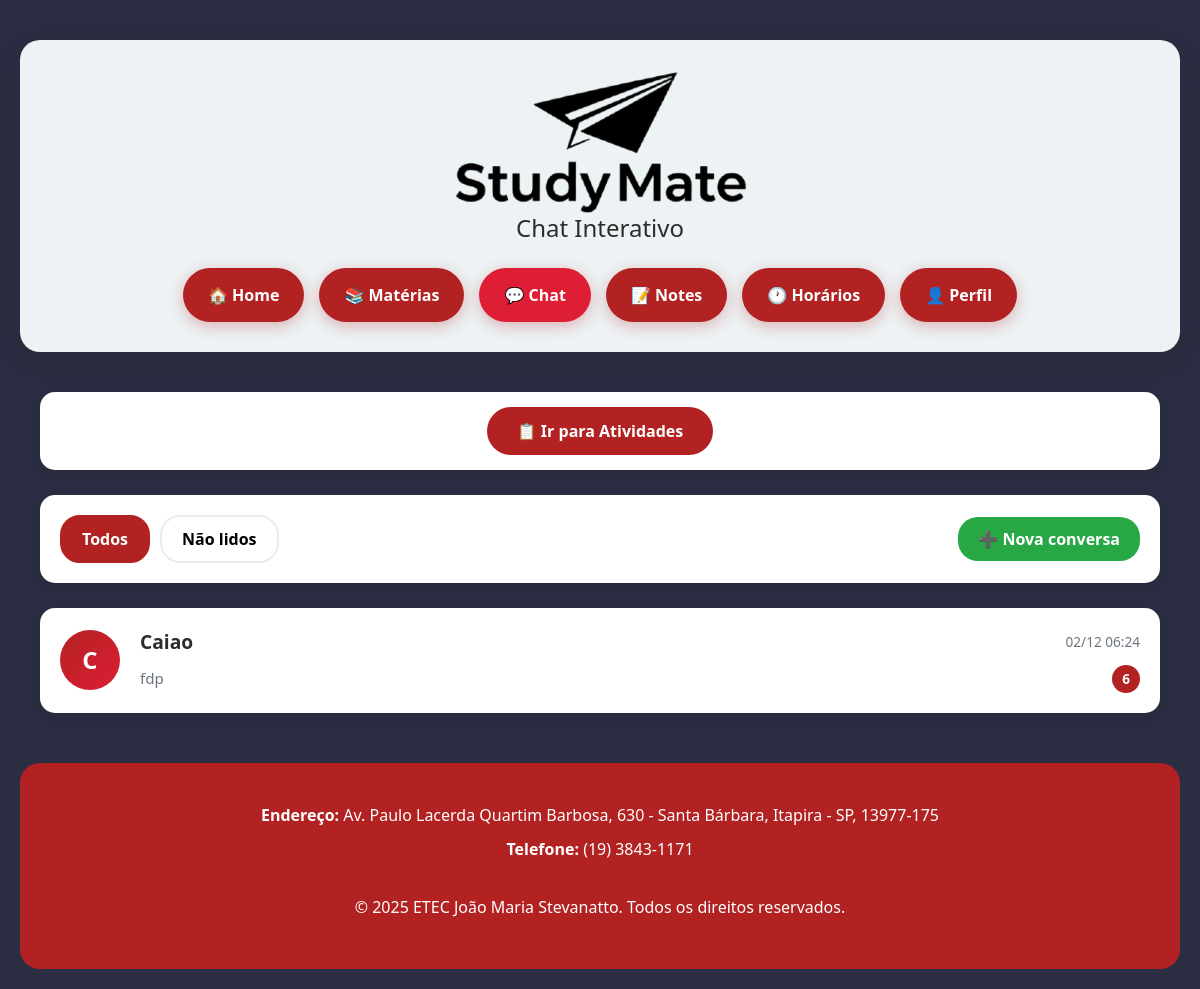
The app's page /chat/ (signed in) with its own data.
### chat/models.py (models this page shows, shortened)
class Chat(models.Model):
    remetente = models.ForeignKey(
        User,
        related_name="chats_enviados",
        on_delete=models.CASCADE,
        verbose_name='Remetente'
    )
    destinatario = models.ForeignKey(
        User,
        related_name="chats_recebidos",
        on_delete=models.CASCADE,
        verbose_name='Destinatário'
    )
    data_criacao = models.DateTimeField(auto_now_add=True, verbose_name='Criado em')
    class Meta:
        verbose_name = 'Chat'
        verbose_name_plural = 'Chats'
        ordering = ['-data_criacao']
        unique_together = ('remetente', 'destinatario')
    def get_ultima_mensagem(self):
        return self.mensagens.order_by('-data_envio').first()
    def get_mensagens_nao_lidas(self, usuario):
        return self.mensagens.filter(
            remetente=self.get_outro_usuario(usuario),
            lida=False
        ).count()
    def get_outro_usuario(self, usuario):
        if self.remetente == usuario:
            return self.destinatario
        return self.remetente

class Mensagem(models.Model):
    chat = models.ForeignKey(
        Chat,
        related_name="mensagens",
        on_delete=models.CASCADE,
        verbose_name='Chat'
    )
    remetente = models.ForeignKey(
        User,
        related_name="mensagens_enviadas",
        on_delete=models.CASCADE,
        verbose_name='Remetente'
    )
    mensagem = models.TextField(verbose_name='Mensagem')
    anexo = models.FileField(
        upload_to='chat_anexos/',
        null=True,
        blank=True,
        validators=[validate_file_size_chat, validate_file_extension_chat],
        verbose_name='Anexo'
    )
    data_envio = models.DateTimeField(auto_now_add=True, verbose_name='Enviado em')
    lida = models.BooleanField(default=False, verbose_name='Lida')
    data_leitura = models.DateTimeField(null=True, blank=True, verbose_name='Lida em')
    class Meta:
        verbose_name = 'Mensagem'
        verbose_name_plural = 'Mensagens'
        ordering = ['data_envio']

### accounts/models.py (models this page shows, shortened)
class User(AbstractUser):
    USER_TYPE_CHOICES = (
        ('admin', 'Administrador'),
        ('professor', 'Professor'),
        ('aluno', 'Aluno'),  # Atualizado de 'estudante' para 'aluno'
    )
    user_type = models.CharField(
        max_length=20,
        choices=USER_TYPE_CHOICES,
        default='aluno',  # Atualizado
        verbose_name='Tipo de Usuário'
    )
    matricula = models.CharField(max_length=20, blank=True, null=True, verbose_name='Matrícula')
    telefone = models.CharField(max_length=15, blank=True, null=True, verbose_name='Telefone')
    first_login = models.BooleanField(default=True, verbose_name='Primeiro Login')
    class Meta:
        verbose_name = 'Usuário'
        verbose_name_plural = 'Usuários'

### chat/views.py (the view)
# urls.py: path('', views.lista_chats, name='lista'),
@login_required
def lista_chats(request):
    user = request.user
    chats = Chat.objects.filter(
        Q(remetente=user) | Q(destinatario=user)
    ).annotate(
        ultima_mensagem_data=Max('mensagens__data_envio')
    ).order_by('-ultima_mensagem_data')
    filtro = request.GET.get('filtro', '')
    if filtro == 'nao_lidos':
        chats = [chat for chat in chats if chat.get_mensagens_nao_lidas(user) > 0]
    chats_data = []
    for chat in chats:
        outro_usuario = chat.get_outro_usuario(user)
        ultima_msg = chat.get_ultima_mensagem()
        nao_lidas = chat.get_mensagens_nao_lidas(user)
        chats_data.append({
            'chat': chat,
            'outro_usuario': outro_usuario,
            'ultima_mensagem': ultima_msg,
            'nao_lidas': nao_lidas,
        })
    context = {
        'chats_data': chats_data,
        'filtro_atual': filtro,
    }
    return render(request, 'chat/lista_chats.html', context)

### chat/templates/chat/lista_chats.html (shortened to what this page needs)
<!DOCTYPE html>
<html lang="pt-br">
<head>
    {% load static %}
    <link href="https://cdn.jsdelivr.net/npm/bootstrap@5.3.0/dist/css/bootstrap.min.css" rel="stylesheet">
</head>
<body>
    <div class="container1">
        <div class="header">
            <img src="{% static 'study/img/logoStudyMate.png' %}" height="144px" width="293">
            <h4>Chat Interativo</h4>
            <div class="nav">
                <a href="{% url 'study:home' %}">🏠 Home</a>
                <a href="{% url 'materias:home' %}" class="nav-btn">📚 Matérias</a>
                <a href="{% url 'chat:lista' %}" class="active">💬 Chat</a>
                <a href="{% url 'notes:list' %}">📝 Notes</a>
                <a href="{% url 'horarios:home' %}" class="nav-btn">🕐 Horários</a>
                {% if user.is_authenticated %}
                    <a href="{% url 'perfil:perfil' %}">👤 Perfil</a>
                {% else %}
                    <a href="{% url 'accounts:login' %}">🔐 Login</a>
                {% endif %}
            </div>
        </div>
        <div class="container">
            <div class="section-nav">
                <a href="{% url 'atividades:lista' %}" class="btn-section">
                    📋 Ir para Atividades
                </a>
            </div>
            <div class="actions-bar">
                <div class="filter-group">
                    <button class="btn-filter {% if not filtro_atual %}active{% endif %}"
                            onclick="window.location.href='{% url 'chat:lista' %}'">
                        Todos
                    </button>
                    <button class="btn-filter {% if filtro_atual == 'nao_lidos' %}active{% endif %}"
                            onclick="window.location.href='{% url 'chat:lista' %}?filtro=nao_lidos'">
                        Não lidos
                    </button>
                </div>
                <div class="action-group">
                    <button class="btn-action btn-new" onclick="window.location.href='{% url 'chat:novo' %}'">
                        ➕ Nova conversa
                    </button>
                </div>
            </div>
            <div class="chats-list" id="chatsList">
                {% for item in chats_data %}
                    <div class="chat-card" onclick="openChat({{ item.chat.id }})" data-chat-id="{{ item.chat.id }}">
                        <div class="chat-avatar">
                            {{ item.outro_usuario.username|slice:":1"|upper }}
                        </div>
                        <div class="chat-info">
                            <div class="chat-header">
                                <span class="chat-name">{{ item.outro_usuario.username }}</span>
                                {% if item.ultima_mensagem %}
                                    <span class="chat-time">{{ item.ultima_mensagem.data_envio|date:"d/m H:i" }}</span>
                                {% endif %}
                            </div>
                            <div style="display: flex; justify-content: space-between; align-items: center;">
                                <div class="chat-preview">
                                    {% if item.ultima_mensagem %}
                                        {{ item.ultima_mensagem.mensagem|truncatewords:8 }}
                                    {% else %}
                                        Nenhuma mensagem ainda
                                    {% endif %}
                                </div>
                                {% if item.nao_lidas > 0 %}
                                    <span class="badge-unread">{{ item.nao_lidas }}</span>
                                {% endif %}
                            </div>
                        </div>
                    </div>
                {% empty %}
                    <div class="empty-state">
                        <div style="font-size: 4rem; margin-bottom: 20px;">💬</div>
                        <h3>Nenhuma conversa ainda</h3>
                        <p>Clique em "Nova conversa" para começar a conversar!</p>
                    </div>
                {% endfor %}
            </div>
        </div>
        <footer>
            <p><strong>Endereço:</strong> Av. Paulo Lacerda Quartim Barbosa, 630 - Santa Bárbara, Itapira - SP, 13977-175</p>
            <p><strong>Telefone:</strong> (19) 3843-1171</p>
            <br>
            <p>&copy; 2025 ETEC João Maria Stevanatto. Todos os direitos reservados.</p>
        </footer>
    </div>
</body>
</html>

### chat/templates/chat/lista_chats.html (style rules this page uses)
:root { --primary: rgb(178, 34, 34); --primary-dark: rgb(222, 30, 53); --background: rgb(43, 45, 66); }
body { font-family: 'Segoe UI', Tahoma, Geneva, Verdana, sans-serif; background: var(--background); min-height: 100vh; color: #2c2c2c; }
.header { background: rgb(237, 242, 244); border-radius: 20px; padding: 30px; margin: 20px auto; max-width: 1200px; box-shadow: 0 8px 30px rgba(0,0,0,0.1); text-align: center; }
.nav { display: flex; justify-content: center; gap: 15px; flex-wrap: wrap; margin-top: 25px; }
.nav a { background: var(--primary); color: white; text-decoration: none; padding: 15px 25px; border-radius: 50px; font-weight: 600; transition: all 0.3s ease; box-shadow: 0 4px 15px rgba(178, 34, 34, 0.3); }
.nav a.active { background: var(--primary-dark); }
.container { max-width: 1200px; margin: 0 auto; padding: 20px; }
.section-nav { background: white; border-radius: 15px; padding: 15px; margin-bottom: 25px; box-shadow: 0 4px 15px rgba(0,0,0,0.08); display: flex; justify-content: center; }
.btn-section { background: var(--primary); color: white; padding: 12px 30px; border-radius: 25px; border: none; font-weight: 600; cursor: pointer; transition: all 0.3s ease; text-decoration: none; display: inline-block; }
.actions-bar { background: white; border-radius: 15px; padding: 20px; margin-bottom: 25px; box-shadow: 0 4px 15px rgba(0,0,0,0.08); display: flex; justify-content: space-between; align-items: center; flex-wrap: wrap; gap: 15px; }
.filter-group { display: flex; gap: 10px; }
.btn-filter { padding: 10px 20px; border-radius: 20px; border: 2px solid #e9ecef; background: white; cursor: pointer; transition: all 0.3s ease; font-weight: 600; }
.btn-filter.active, .btn-filter:hover { background: var(--primary); color: white; border-color: var(--primary); }
.action-group { display: flex; gap: 10px; }
.btn-action { padding: 10px 20px; border-radius: 20px; border: none; font-weight: 600; cursor: pointer; transition: all 0.3s ease; }
.btn-new { background: #28a745; color: white; }
.chats-list { display: grid; gap: 15px; }
.chat-card { background: white; border-radius: 15px; padding: 20px; box-shadow: 0 4px 15px rgba(0,0,0,0.08); transition: all 0.3s ease; display: flex; align-items: center; gap: 20px; cursor: pointer; position: relative; }
.chat-avatar { width: 60px; height: 60px; border-radius: 50%; background: linear-gradient(135deg, var(--primary), var(--primary-dark)); color: white; display: flex; align-items: center; justify-content: center; font-size: 1.5rem; font-weight: 700; flex-shrink: 0; }
.chat-info { flex: 1; }
.chat-header { display: flex; justify-content: space-between; align-items: center; margin-bottom: 8px; }
.chat-name { font-size: 1.2rem; font-weight: 600; color: #2c2c2c; }
.chat-time { font-size: 0.85rem; color: #6c757d; }
.chat-preview { color: #6c757d; font-size: 0.95rem; overflow: hidden; text-overflow: ellipsis; white-space: nowrap; }
.badge-unread { background: var(--primary); color: white; padding: 4px 10px; border-radius: 15px; font-size: 0.85rem; font-weight: 600; }
.container1 { max-width: 1200px; margin: 0 auto; padding: 20px; }
footer { background: rgb(178, 34, 34); color: white; border-radius: 20px; padding: 40px; margin-top: 30px; text-align: center; }
footer p { margin-bottom: 10px; }

### records on screen
Chat: outro_usuario.username "C", outro_usuario.username "Caiao", ultima_mensagem.data_envio "02/12 06:24", ultima_mensagem.mensagem "fdp", nao_lidas "6"
